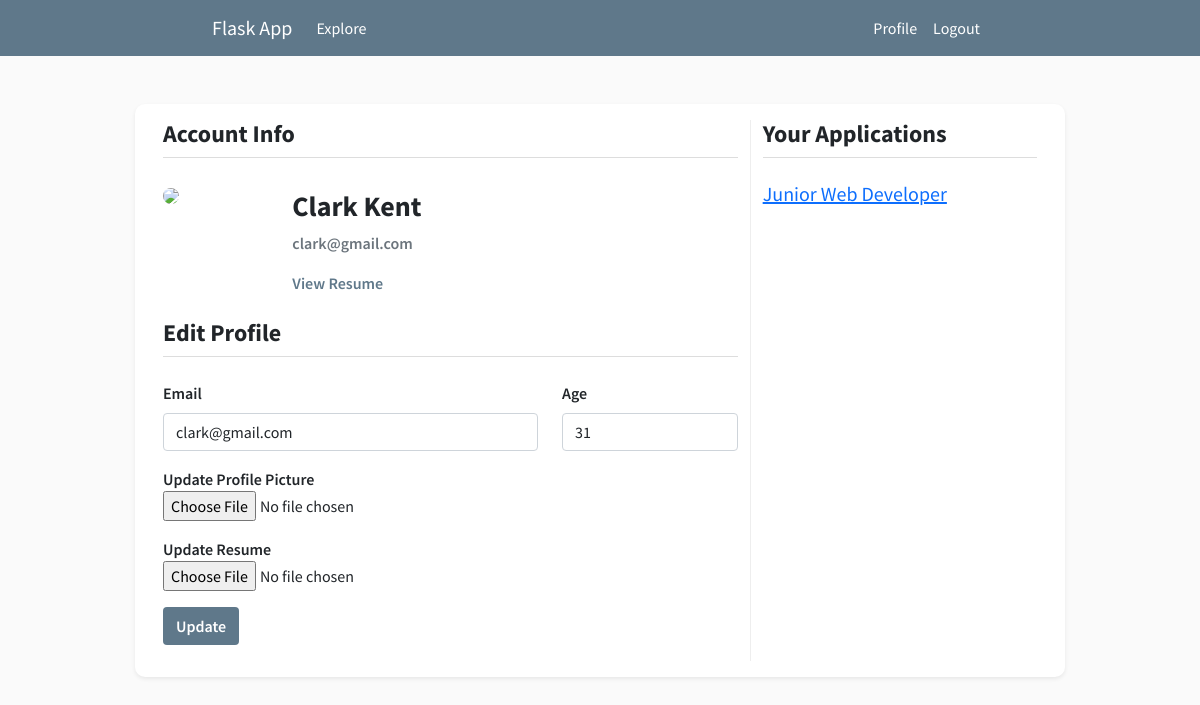
Page /account (signed in) on the committed database.
### app.py (models this page shows, shortened)
class User(db.Model, UserMixin):
	id = db.Column(db.Integer, primary_key = True)
	full_name = db.Column(db.String(40), nullable = False)
	email = db.Column(db.String(50), unique = True, nullable = False)
	age = db.Column(db.Integer, nullable = False)
	profile_picture = db.Column(db.String(30), nullable = False, default = 'default.png')
	resume = db.Column(db.String(30), nullable = False, default = '')
	password = db.Column(db.String(60), nullable = False)
	is_admin = db.Column(db.Boolean, nullable = False, default = False)
	applied_at = db.relationship('Job', secondary = user_job, backref = 'applicants')

class Job(db.Model):
	id = db.Column(db.Integer, primary_key = True)
	role = db.Column(db.String(60), nullable = False)
	job_desc = db.Column(db.String(1200), nullable = False)
	skills_required = db.Column(db.String(1200), nullable = False)
	salary = db.Column(db.String(30), nullable = False)
	deadline = db.Column(db.DateTime, nullable = False)
	posted_on = db.Column(db.DateTime, nullable = False, default = datetime.datetime.now())

### app.py (the view, shortened to what this page needs)
@app.route('/account', methods = ['GET', 'POST'])
@login_required
def account():
	form = UpdateProfileForm()
	if request.method == 'GET':
		form.email.data = current_user.email
		form.age.data = current_user.age
		applied_count = len(current_user.applied_at)
	image_path = url_for('static', filename = 'profile_pictures/' + current_user.profile_picture)
	return render_template('account.html', title = 'My Profile', image_path = image_path, form = form, applied_count = applied_count)

### forms.py (shortened to what this page needs)
class UpdateProfileForm(FlaskForm):
    email = StringField('Email', validators=[DataRequired()])
    age = IntegerField('Age', validators=[DataRequired()])
    profile_picture = FileField('Update Profile Picture', validators=[FileAllowed(['jpg', 'png'])])
    resume = FileField('Update Resume', validators=[FileAllowed(['pdf'])])
    update = SubmitField('Update')

### app.py (called while the page is built)
@login_manager.user_loader
def load_user(user_id):
	return User.query.get(int(user_id))

### templates/account.html (shortened to what this page needs)
{% extends 'layout.html' %}
{% block content %}
<div class="container">
<div class="col-md-10 offset-md-1 row profile-content shadow-sm mt-5 p-3">
	<div class="col-md-8">
	<h4><b>Account Info</b></h4>
	<div class="divider"></div>
	<div class="profile">
		<div class="profile-pic">
			<img class="pic" src="{{ image_path }}" width="100%" >
		</div>
		<div class="profile-info py-2 px-4">
			<h3><b>{{ current_user.full_name }}</b></h3>
			<p class="text-muted">{{ current_user.email }}</p>
			{% if current_user.resume == '' %}
				<p>Resume missing!</p>
			{% else %}
				<a id="view-resume" target="_blank" href="{{ url_for('static', filename='resumes/' + current_user.resume) }}">View Resume</a>
			{% endif %}
		</div>
	</div>
	<div id="edit-details" class="mt-3">
		<h4><b>Edit Profile</b></h4>
		<div class="divider"></div>
		<form method="POST" action="" enctype="multipart/form-data">
			<div class="mb-3 row">
				<div class="col-md-8">
					{{ form.email.label(class="form-label") }}
					{% if form.email.errors %}
						{{ form.email(class="form-control is-invalid") }}
						<div class="invalid-feedback">
							{% for error in form.email.errors %}
								<span>{{ error }}</span>
							{% endfor %}
						</div>
					{% else %}
						{{ form.email(class="form-control") }}
					{% endif %}
				</div>
				<div class="col-md-4">
					{{ form.age.label(class="form-label") }}
					{{ form.age(class="form-control") }}
				</div>
			</div>
			<div class="mb-3">
				{{ form.profile_picture.label() }}
				{{ form.profile_picture(class="form-control-file") }}
			</div>
			<div class="mb-3">
				{{ form.resume.label() }}
				{{ form.resume(class="form-control-file") }}
			</div>
			<div class="mb-3">
				{{ form.update(class="btn button-style") }}
			</div>
		</form>
	</div>
	</div>
	<div class="col-md-4 your-applications">
		<h4><b>Your Applications</b></h4>
		<div class="divider"></div>
		{% if applied_count == 0 %}
			<p class="text-muted">
				You have not applied for any position yet
			</p>
		{% else %}
			{% for application in current_user.applied_at %}
				<h5>
					<a href="{{ url_for('position', job_id = application.id) }}"> {{ application.role }} </a>
				</h5>
			{% endfor %}
		{% endif %}
	</div>
</div>
</div>
{% endblock content %}

### static/main.css (style rules this page uses)
body { background-color: #fafafa; font-family: 'Source Sans Pro', sans-serif; }
.form-content, .profile-content { background-color: #ffffff; border-radius: 10px; font-weight: 600; }
.button-style { background-color: #5f788a; color: #ffffff; font-weight: 600; }
.divider { height: 1px; background-color: #dddddd; margin-bottom: 3vh; }
.profile { display: flex; }
.profile-pic { flex: 1; }
.profile-info { flex: 4; }
.pic { border-radius: 50%; }
.view-details, #view-resume { text-decoration: none; color: #5f788a; }
.your-applications { border-left: 1px solid #eeeeee; }

### rows in the picture
User: full_name "Clark Kent", email "clark@gmail.com", age "31"
Job: role "Junior Web Developer"
